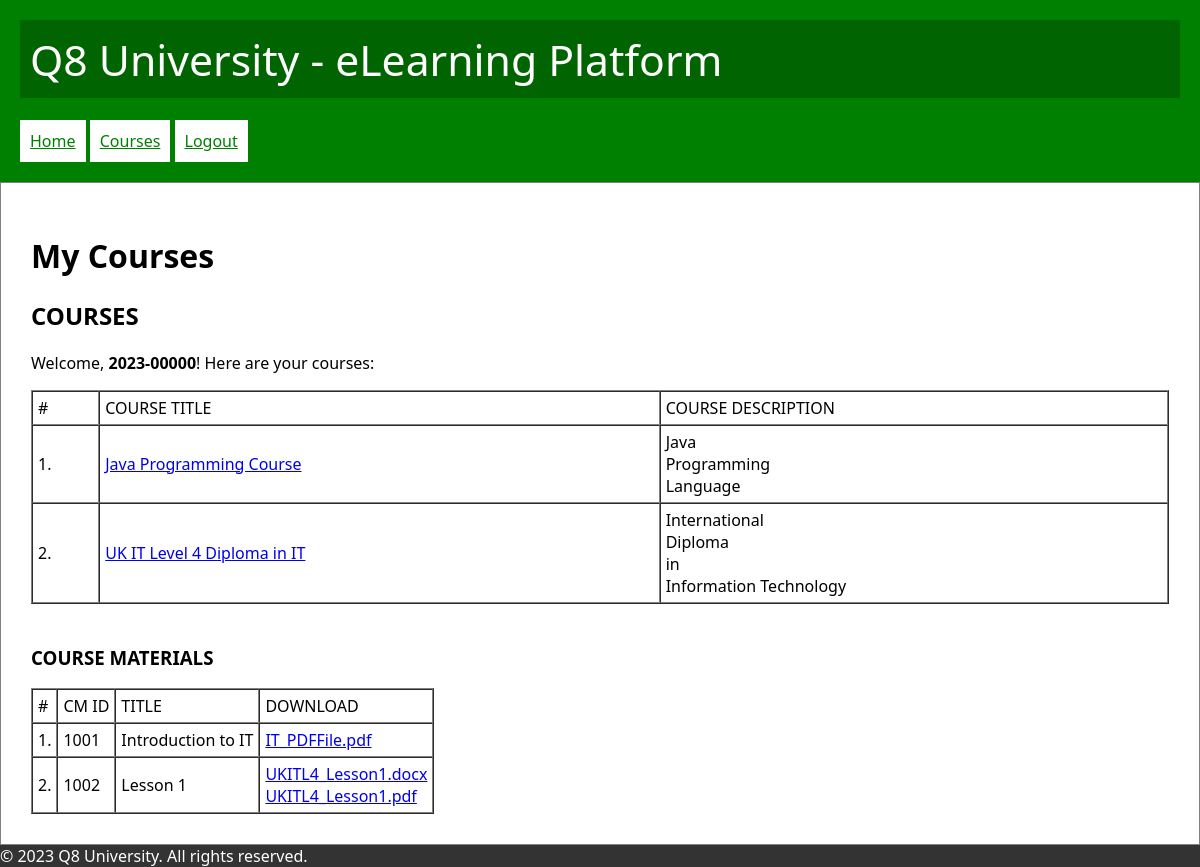
/courses.php?course=UKITL4 (signed in), run on the app's committed database.
### tables this page shows
CREATE TABLE `enrollment` (
  `enrID` int(11) NOT NULL,
  `enrDateTime` datetime NOT NULL,
  `enrCourse` varchar(15) NOT NULL,
  `enrStudent` varchar(10) NOT NULL
);

CREATE TABLE `course` (
  `crsID` varchar(15) NOT NULL,
  `crsTitle` varchar(100) NOT NULL,
  `crsDescription` text NOT NULL,
  `crsUnits` decimal(5,2) NOT NULL
);

CREATE TABLE `course_material` (
  `cmID` int(11) NOT NULL,
  `cmCourse` varchar(15) NOT NULL,
  `cmTitle` varchar(150) NOT NULL,
  `cmFiles` text NOT NULL
);

### courses.php (the view, shortened to what this page needs)
<?php
require_once 'libs/main.php';
?>
<main>
    <h1>My Courses</h1>
    <?php
    if (!isset($_SESSION['USER'])) { ?>
        <p><a href="login.php">Login</a> first</p>
        <?php
    } else {
        ?>
        <h2>COURSES</h2>
        <p>Welcome, <b><?= $_SESSION['USER'] ?></b>! Here are your courses:</p>
        <table border="1" cellpadding="5" cellspacing="0" width="100%">
            <tr>
                <td>#</td>
                <td>COURSE TITLE</td>
                <td>COURSE DESCRIPTION</td>
            </tr>
            <?php
            $DB = connectDatabase();
            $sql = "SELECT *
                FROM `enrollment`, `course`
                WHERE
                    `enrCourse` = `crsID` AND
                    `enrStudent` = '".$_SESSION['USER']."'";
            $stmt = $DB->query($sql);
            for ($i = 1; $row = $stmt->fetch(); $i++) { ?>
                <tr>
                    <td><?= $i ?>.</td>
                    <td>
                        <a href="?course=<?= $row['crsID'] ?>"><?= $row['crsTitle'] ?></a>
                    </td>
                    <td>
                        <?= str_replace("\r", "<br>", $row['crsDescription']) ?>
                    </td>
                </tr>
                <?php
            }
            ?>
        </table>
        <br>
        <?php
        if ( isset($_GET['course']) ) {
            ?>
            <h3>COURSE MATERIALS</h3>
            <table border="1" cellpadding="5" cellspacing="0">
                <tr>
                    <td>#</td>
                    <td>CM ID</td>
                    <td>TITLE</td>
                    <td>DOWNLOAD</td>
                </tr> <?php
                $CONN = connectDatabase();
                $stmt = $CONN->query("SELECT * FROM `course_material`
                    WHERE `cmCourse` = '".$_GET['course']."'
                ");
                for ($i = 1; $row = $stmt->fetch(); $i++) { ?>
                    <tr>
                        <td><?= $i ?>.</td>
                        <td><?= $row['cmID'] ?></td>
                        <td><?= $row['cmTitle'] ?></td>
                        <td>
                            <?php
                            $cms = explode("|", trim($row['cmFiles']));
                            for ($j = 0; $j < count($cms); $j++) { ?>
                                <a href="materials/<?= $cms[$j] ?>"
                                    target="_blank"><?= $cms[$j] ?></a><br>
                                <?php
                            }
                            ?>
                        </td>
                    </tr>
                    <?php
                }
                ?>
            </table>
            <?php
        }
    } ?>
</main>

### assets/main.css (style rules this page uses)
body { font-family: 'Segoe UI', Tahoma, Geneva, Verdana, sans-serif; margin: 0; }
main { border: 1px solid gray; padding: 30px; }

### data on the page
enrollment: enrCourse.crsTitle "Java Programming Course", enrCourse.crsDescription "Java Programming Language"
enrollment: enrCourse.crsTitle "UK IT Level 4 Diploma in IT", enrCourse.crsDescription "International Diploma in Information Technology"
course_material: cmID "1001", cmTitle "Introduction to IT", cmFiles "IT_PDFFile.pdf"
course_material: cmID "1002", cmTitle "Lesson 1", cmFiles "UKITL4_Lesson1.docx", cmFiles "UKITL4_Lesson1.pdf"

### other printed values
$_SESSION['USER'] "2023-00000"
